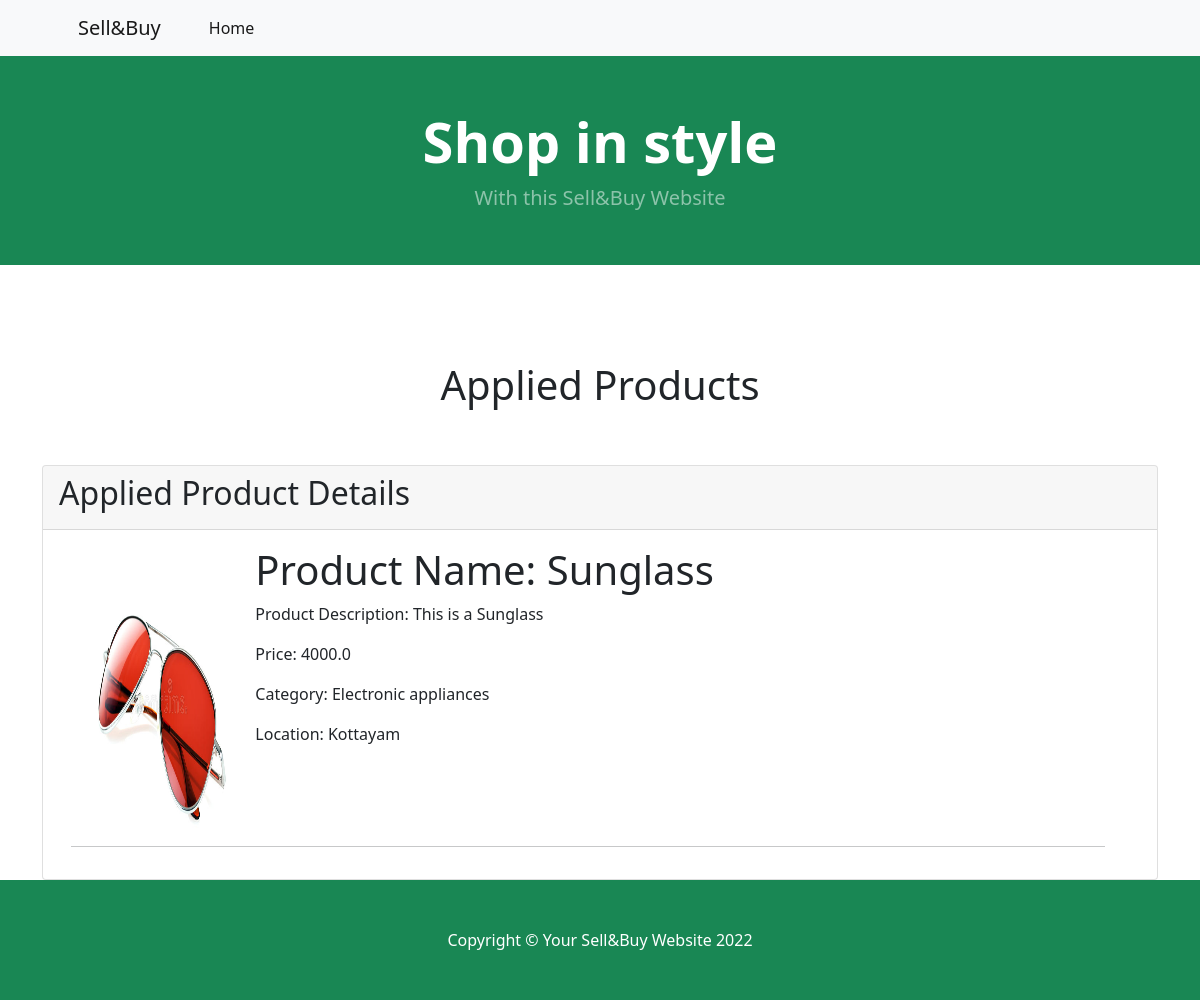
Screenshot of /applied_product/ (signed in) with the database file from the repository.
### sellerapp/models.py (models this page shows, shortened)
class Product(models.Model):
    userid = models.ForeignKey(User,on_delete=models.CASCADE,null=True)
    product_name = models.CharField(max_length=100,null=True)
    product_desc = models.CharField(max_length=1000,null=True)
    category = models.CharField(max_length=100,null=True)
    location = models.CharField(max_length=100,null=True)
    product_price = models.FloatField(max_length=100,null=True)
    product_img = models.FileField(upload_to='media',null=True,blank=True)
    time = models.DateTimeField(null=True,blank=True)

### sellerapp/views.py (the view)
# urls.py: path('applied_product/', applied_product, name='applied_product'),
def applied_product(request):
    userid = request.user
    data = BuyProduct.objects.filter(buyer_name=request.user).values('product_id')
    li = []
    try:
        for product_id in data:
            print(product_id['product_id'])
            product_details = Product.objects.get(id=product_id['product_id'])
            li.append(product_details)
            return render(request, "applied_product.html", {'BuyProduct': li})
    except Product.DoesNotExist:
        return HttpResponse("You haven't applied any products yet!!")
    return HttpResponse("<h1>You haven't applied any products yet</h1>")

### sellerapp/models.py (called while the page is built)
    def __str__(self):
        return self.username

### sellerapp/templates/applied_product.html (shortened to what this page needs)
{% load static %}
<html lang="en">
    <head>
        <link href="https://cdn.jsdelivr.net/npm/bootstrap-icons@1.5.0/font/bootstrap-icons.css" rel="stylesheet" />
        <link rel="stylesheet" href="{% static 'dist/css/styles.css' %}" type="text/css" />
    </head>
    <body>
        <nav class="navbar navbar-expand-lg navbar-light bg-light">
            <div class="container px-4 px-lg-5">
                <a class="navbar-brand" href="#!">Sell&Buy</a>
                <div class="collapse navbar-collapse" id="navbarSupportedContent">
                    <ul class="navbar-nav me-auto mb-2 mb-lg-0 ms-lg-4">
                        <li class="nav-item"><a class="nav-link active" aria-current="page" href="{% url 'indexpage' %}">Home</a></li>
                    </ul>
                </div>
            </div>
        </nav>
        <header class="bg-success py-1">
            <div class="container px-4 px-lg-5 my-5">
                <div class="text-center text-white">
                    <h1 class="display-4 fw-bolder">Shop in style</h1>
                    <p class="lead fw-normal text-white-50 mb-0">With this Sell&Buy Website</p>
                </div>
            </div>
        </header><br><br><br><br>
        <h1 style="text-align:center;">Applied Products</h1>
        <br><br>
        <div class="container">
            <div class="card">
                <div class="card-header">
                    <h2>Applied Product Details</h2>
                </div>
                {% for product1 in BuyProduct %}
                <div class="card-body">
                    <div class="container row">
                        <div class="col-md-2">
                            <img src="{{ product1.product_img.url }}" style="height: 300px;width: 150px;" alt="Image">
                        </div>
                        <div class="col-md-10">
                            <h1>Product Name: {{ product1.product_name }}</h1>
                            <p>Product Description: {{ product1.product_desc }}</p>
                            <p>Price: {{ product1.product_price }}</p>
                            <p>Category: {{ product1.category }}</p>
                            <p>Location: {{ product1.location }}</p>
                        </div>
                        <br><br>
                        <hr>
                    </div>
                </div>
                {% endfor %}
            </div>
        </div>
        <footer class="py-5 bg-success">
            <div class="container"><p class="m-0 text-center text-white">Copyright &copy; Your Sell&Buy Website 2022</p></div>
        </footer>
    </body>
</html>

### rows the page displays
Product: product_img (picture), product_name "Sunglass", product_desc "This is a Sunglass", product_price "4000.0", category "Electronic appliances", location "Kottayam"
